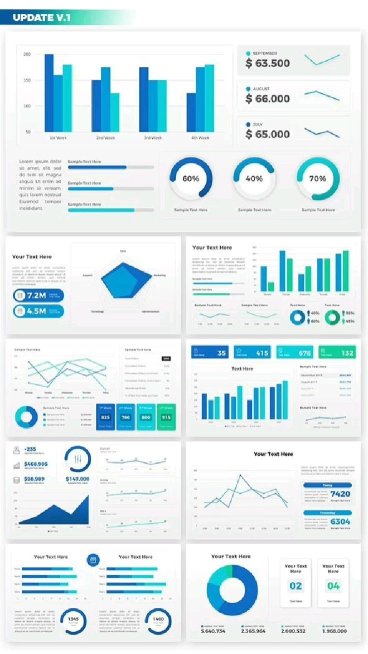
#> input picture image-1782931978133.jpg, 736 x 1308 px (shown at 1/2 size)
$ python -i ocr.py   (imports and definitions only)
#> lines starting #> are read from the running program, lines starting #| are printed output that depends on the picture; after the words box and inside, x2 and y2 are one past the last pixel; in counts of white or black regions, pixels touching at a corner belong together
#> further down, picture is the input picture: PIL image 736x1308 RGB; mean R, G, B 218.8, 233.9, 237.5
"""온디바이스 OCR (프로젝트 ①·② 공유).

개인정보(생년월일·주민번호 등)를 다루므로 **클라우드로 전송하지 않는다.**
로컬 Tesseract(kor+eng)만 사용한다. 미설치 시 명확히 실패시킨다.

설치:
  Windows: https://github.com/UB-Mannheim/tesseract/wiki (kor 언어팩 포함 설치)
  Linux:   apt-get install tesseract-ocr tesseract-ocr-kor
"""
from __future__ import annotations

import shutil
from pathlib import Path

__all__ = ["ocr_available", "image_to_text", "OCRUnavailable"]


class OCRUnavailable(RuntimeError):
    pass


def ocr_available() -> bool:
    if shutil.which("tesseract") is None:
        return False
    try:
        import pytesseract  # noqa: F401
    except Exception:
        return False
    return True


def _preprocess(img):
    """색 배경·저대비(카톡 스크린샷 등)에서도 잘 읽히도록 전처리.

    회색조 → 대비 정규화 → 2배 확대 → 이진화(Otsu 근사).
    """
    from PIL import Image, ImageOps

    img = img.convert("L")
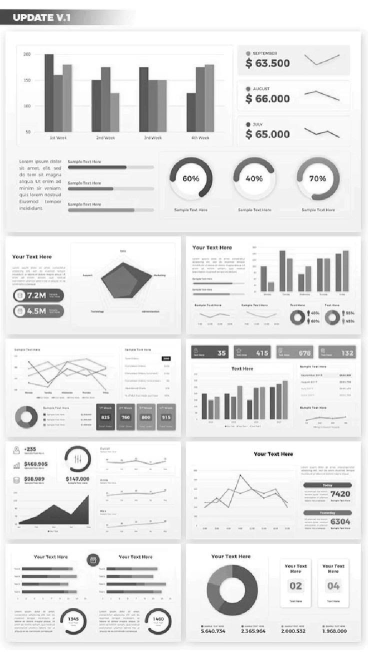
#> img: PIL image 736x1308 L (shown at 1/2 size); min 0, max 255, mean 229.8
    img = ImageOps.autocontrast(img)
    # 2배 확대(작은 글자 인식률 향상)
    img = img.resize((img.width * 2, img.height * 2), Image.LANCZOS)
#> img: PIL image 1472x2616 L
    # Otsu 임계값 계산
    hist = img.histogram()
#> hist = 256 values, max 612317 at index 255, min 4 at index 6, mean 15042
    total = sum(hist)
#> total = 3850752
    sum_all = sum(i * hist[i] for i in range(256))
#> sum_all = 884762055
    sumB = wB = 0.0
    max_var = threshold = 0
    for i in range(256):
        wB += hist[i]
        if wB == 0:
            continue
        wF = total - wB
        if wF == 0:
            break
        sumB += i * hist[i]
        mB = sumB / wB
        mF = (sum_all - sumB) / wF
        var = wB * wF * (mB - mF) ** 2
        if var > max_var:
            max_var, threshold = var, i
#> this loop made 256 passes
#> (wB, wF, sumB, mB, mF, max_var) on passes 1 to 12: (46, 3850706, 0, 0, 229.8, 9.35e+12), (58, 3850694, 12, 0.207, 229.8, 1.18e+13), (67, 3850685, 30, 0.448, 229.8, 1.36e+13), (74, 3850678, 51, 0.689, 229.8, 1.5e+13), (82, 3850670, 83, 1.01, 229.8, 1.65e+13), (87, 3850665, 108, 1.24, 229.8, 1.75e+13), (91, 3850661, 132, 1.45, 229.8, 1.83e+13), (101, 3850651, 202, 2, 229.8, 2.02e+13), (110, 3850642, 274, 2.49, 229.8, 2.19e+13), (120, 3850632, 364, 3.03, 229.8, 2.38e+13), (134, 3850618, 504, 3.76, 229.8, 2.64e+13), (141, 3850611, 581, 4.12, 229.8, 2.76e+13)
#> (wB, wF) on pass 88: (68168, 3782584)
    return img.point(lambda p: 255 if p > threshold else 0)
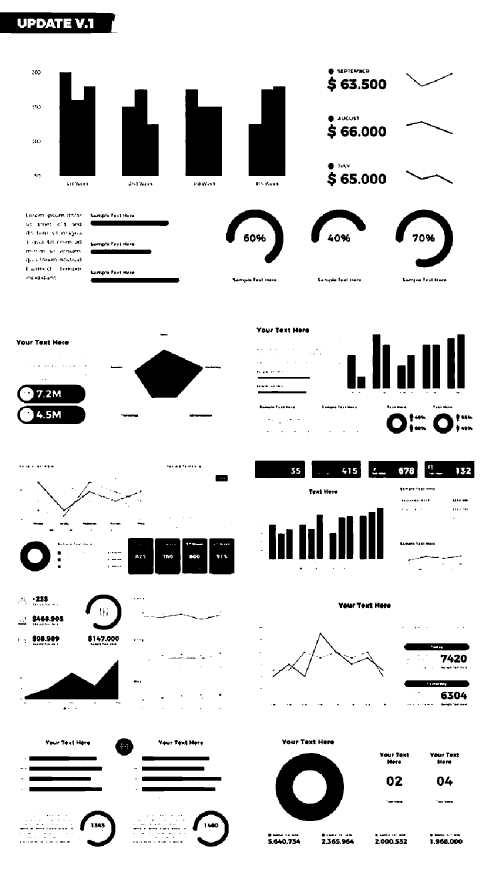
#> returned value: PIL image 1472x2616 L (shown at 1/3 size); 88.3% white; 1230 black regions (626 under 20 px), largest, box (x1, y1, x2, y2) and area: (178, 216, 286, 528) 28729, (746, 259, 856, 528) 24971, (827, 2259, 1032, 2463) 24794


def image_to_text(image_path: str | Path, lang: str = "kor+eng",
                  preprocess: bool = True) -> str:
    """이미지 파일에서 텍스트 추출. 온디바이스 전용."""
    if not ocr_available():
        raise OCRUnavailable(
            "Tesseract/pytesseract 미설치 — 온디바이스 OCR 불가. "
            "개인정보 보호를 위해 클라우드 OCR로 대체하지 않는다."
        )
    import pytesseract
    from PIL import Image

    img = Image.open(image_path)
    if preprocess:
        img = _preprocess(img)
    elif img.mode != "L":
        img = img.convert("L")
    # psm 6: 균일한 텍스트 블록 가정(카톡/문서 캡처에 적합)
    return pytesseract.image_to_string(img, lang=lang, config="--psm 6")

>>> from PIL import Image
>>> picture = Image.open('../../image-1782931978133.jpg')
>>> result = _preprocess(picture)

$ run again, on image-1782931988072.jpg
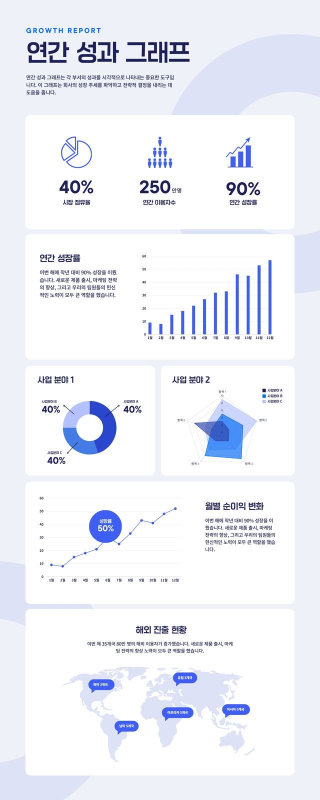
#> input picture image-1782931988072.jpg, 640 x 1600 px (shown at 1/2 size)
#> picture is the input picture: PIL image 640x1600 RGB; mean R, G, B 237.4, 239.7, 247.2
#> in _preprocess, `img = img.convert("L")`:
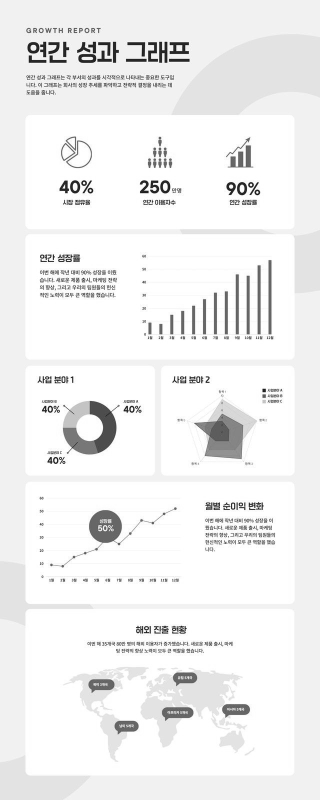
#> img: PIL image 640x1600 L (shown at 1/2 size); min 0, max 255, mean 239.9
#> hist = 256 values, max 1896641 at index 255, min 85 at index 2, mean 16000
#> total = 4096000
#> sum_all = 982342473
#> the loop in _preprocess, `for i in range(256):` made 256 passes
#> (wB, wF, sumB, mB, mF, max_var) on passes 1 to 8: (448, 4095552, 0, 0, 239.9, 1.06e+14), (538, 4095462, 90, 0.167, 239.9, 1.27e+14), (623, 4095377, 260, 0.417, 239.9, 1.46e+14), (742, 4095258, 617, 0.832, 239.9, 1.74e+14), (867, 4095133, 1117, 1.29, 239.9, 2.02e+14), (1019, 4094981, 1877, 1.84, 239.9, 2.36e+14), (1170, 4094830, 2783, 2.38, 239.9, 2.7e+14), (1331, 4094669, 3910, 2.94, 239.9, 3.06e+14)
#> in _preprocess, `return img.point(lambda p: 255 if p > threshold else 0)`:
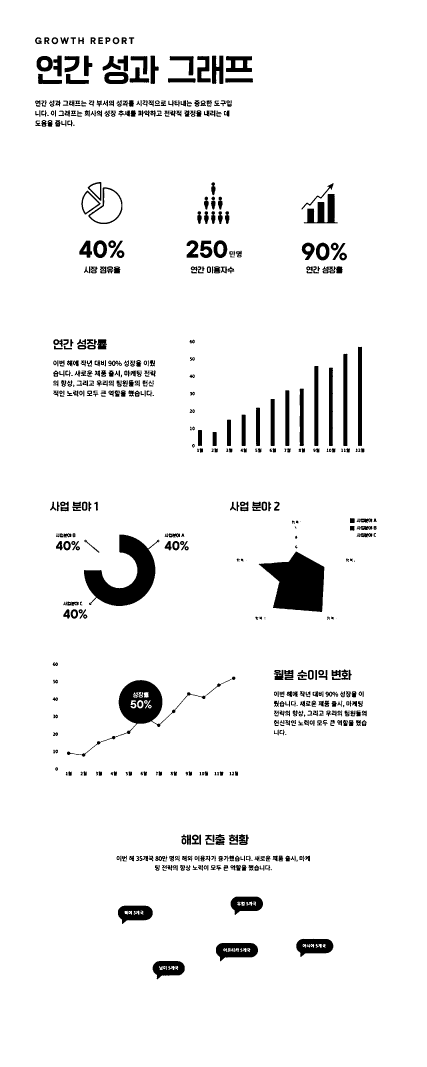
#> returned value: PIL image 1280x3200 L (shown at 1/3 size); 94.8% white; 638 black regions (36 under 20 px), largest, box (x1, y1, x2, y2) and area: (776, 1655, 973, 1836) 22763, (252, 1604, 478, 1818) 20554, (201, 2030, 706, 2270) 13872

$ run again, on Confident Doctor Website Page Template for Webflow.jpeg
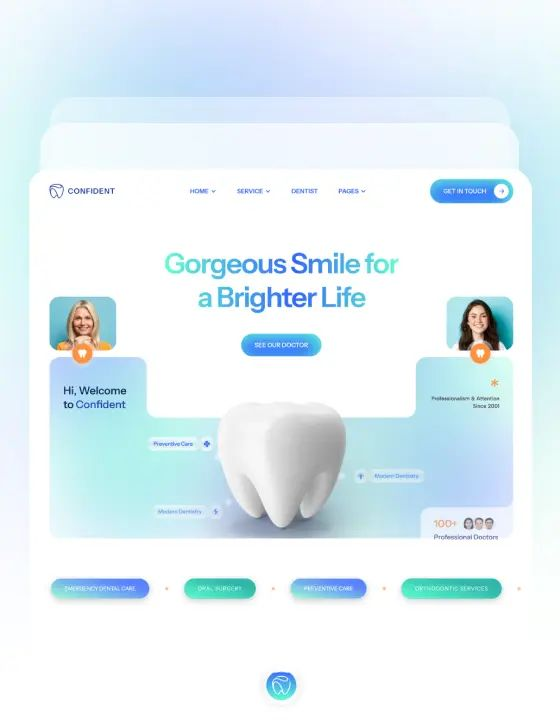
#> input picture Confident Doctor Website Page Template for Webflow.jpeg, 560 x 720 px
#> picture is the input picture: PIL image 560x720 RGB; mean R, G, B 226.9, 240.5, 246.3
#> in _preprocess, `img = img.convert("L")`:
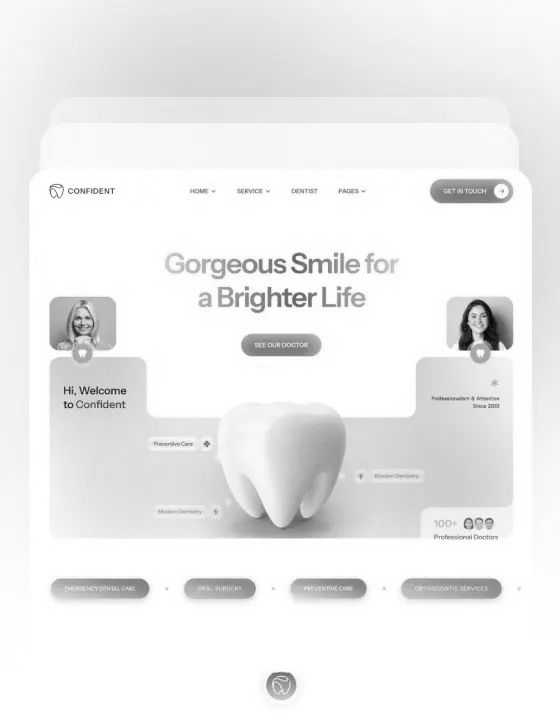
#> img: PIL image 560x720 L; min 2, max 255, mean 237.1
#> hist = 256 values, max 568326 at index 254, min 3 at index 0, mean 6300
#> total = 1612800
#> sum_all = 380744678
#> the loop in _preprocess, `for i in range(256):` made 256 passes
#> (wB, wF, sumB, mB, mF, max_var) on passes 1 to 8: (3, 1612797, 0, 0, 236.1, 2.7e+11), (11, 1612789, 8, 0.727, 236.1, 9.83e+11), (17, 1612783, 20, 1.18, 236.1, 1.51e+12), (26, 1612774, 47, 1.81, 236.1, 2.3e+12), (45, 1612755, 123, 2.73, 236.1, 3.95e+12), (60, 1612740, 198, 3.3, 236.1, 5.24e+12), (83, 1612717, 336, 4.05, 236.1, 7.21e+12), (112, 1612688, 539, 4.81, 236.1, 9.66e+12)
#> in _preprocess, `return img.point(lambda p: 255 if p > threshold else 0)`:
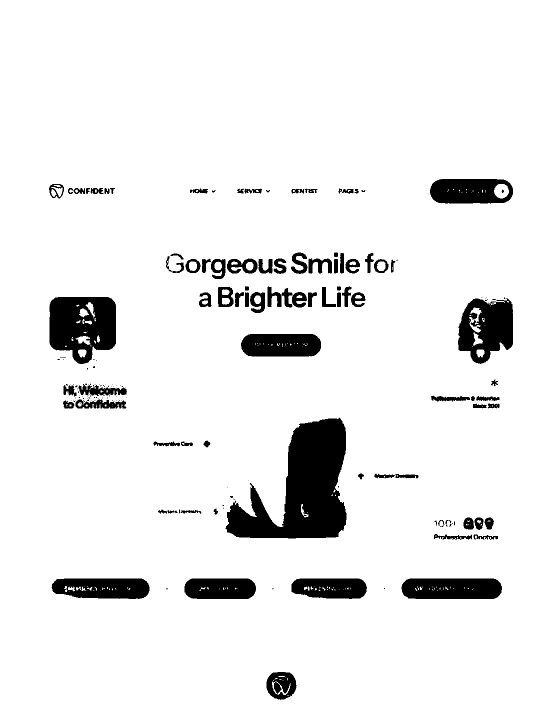
#> returned value: PIL image 1120x1440 L (shown at 1/2 size); 92.6% white; 172 black regions (83 under 20 px), largest, box (x1, y1, x2, y2) and area: (451, 835, 693, 1077) 31824, (99, 594, 232, 728) 13457, (916, 596, 1026, 728) 9877

$ run again, on Dentist Website for Branding.jpeg
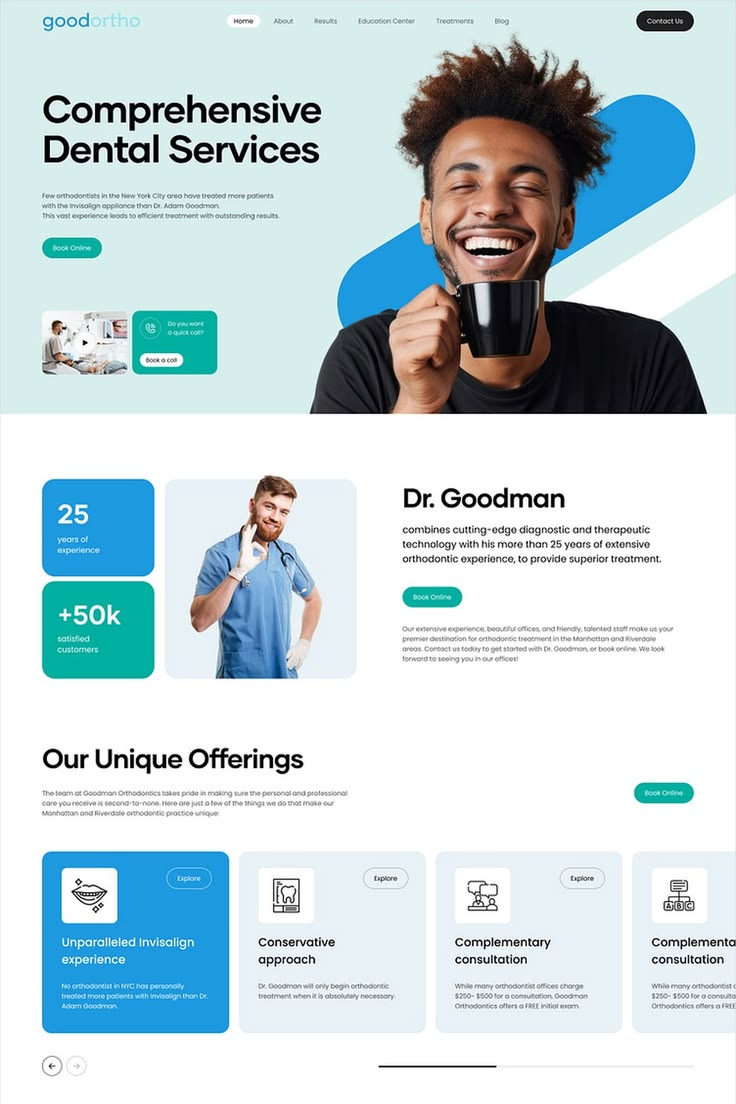
#> input picture Dentist Website for Branding.jpeg, 736 x 1104 px
#> picture is the input picture: PIL image 736x1104 RGB; mean R, G, B 196.4, 213.2, 218.1
#> in _preprocess, `img = img.convert("L")`:
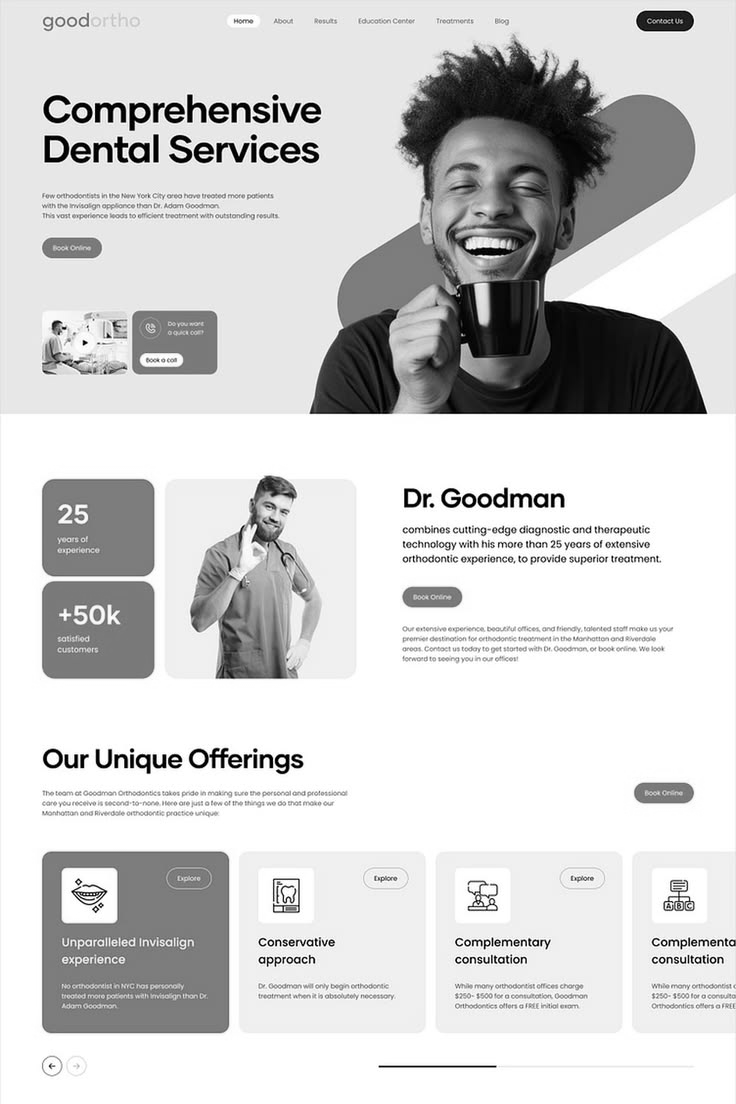
#> img: PIL image 736x1104 L; min 0, max 255, mean 208.8
#> hist = 256 values, max 1076900 at index 255, min 1366 at index 88, mean 12696
#> total = 3250176
#> sum_all = 678436449
#> the loop in _preprocess, `for i in range(256):` made 256 passes
#> (wB, wF, sumB, mB, mF, max_var) on passes 1 to 8: (9439, 3240737, 0, 0, 209.3, 1.34e+15), (11531, 3238645, 2092, 0.181, 209.5, 1.64e+15), (13548, 3236628, 6126, 0.452, 209.6, 1.92e+15), (15542, 3234634, 12108, 0.779, 209.7, 2.2e+15), (18006, 3232170, 21964, 1.22, 209.9, 2.53e+15), (20936, 3229240, 36614, 1.75, 210.1, 2.93e+15), (24596, 3225580, 58574, 2.38, 210.3, 3.43e+15), (29415, 3220761, 92307, 3.14, 210.6, 4.08e+15)
#> in _preprocess, `return img.point(lambda p: 255 if p > threshold else 0)`:
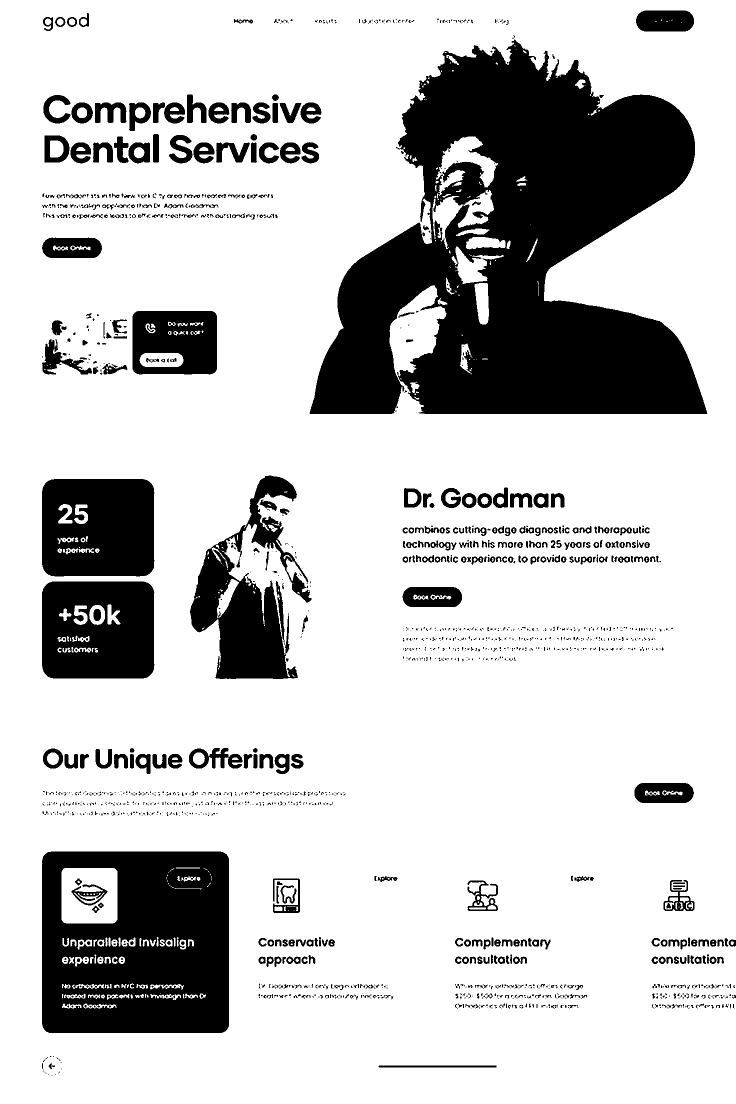
#> returned value: PIL image 1472x2208 L (shown at 1/2 size); 78.3% white; 1630 black regions (1137 under 20 px), largest, box (x1, y1, x2, y2) and area: (619, 79, 1415, 828) 343134, (84, 1703, 458, 2066) 115802, (84, 958, 309, 1153) 40793
